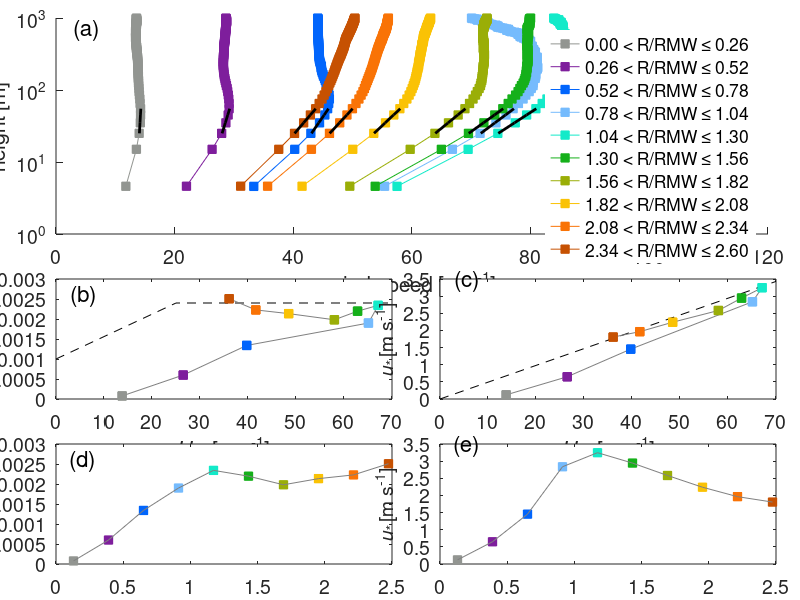

The MATLAB source for this figure:
close all
clear all
clc

%% Make figure 9 for the paper
load virtual_sondes_10m_bin_radius
meanufit = squeeze(meanufit);
meanzfit = squeeze(meanzfit);
RMWmed = 0.5.*(RMWmin+RMWmax);
radRMW = RMWmed./12;
meanufit(7,45) = 0.5*(meanufit(7,44) + meanufit(7,46));

% WS = sqrt(u.^2 + v.^2);
% [Z X] = meshgrid(z,x);
%
% [nr nz] = size(u);

cmap = jet(10);
hex = ['#929591';'#7e1e9c';'#0165fc';'#75bbfd';'#13eac9';'#15b01a';'#9aae07';'#fac205';'#f97306';'#c65102'];
cmap = sscanf(hex','#%2x%2x%2x',[3,size(hex,1)]).' / 255;


figure(1)
set(gcf,'position',[100 100 800 700])
hold all
cmapct = 1;
for ir = 1:10%length(RMWmin)
    subplot('position',[0.07 0.61 0.89 0.36])
    hold on
    plot(meanufit(ir,:),meanzfit(ir,:),'-s','color',[cmap(cmapct,1) cmap(cmapct,2) cmap(cmapct,3)],'markerfacecolor',[cmap(cmapct,1) cmap(cmapct,2) cmap(cmapct,3)])
    
    Ucoeffs = polyfit(log(meanzfit(ir,3:6)),meanufit(ir,3:6),1) % fit from 23 to 100 m
    uline = polyval(Ucoeffs,log(meanzfit(ir,3:6)));
    %     plot(uline,meanzfit(ir,3:6),'k')
    
    u10(cmapct) = Ucoeffs(1)*log(10) + Ucoeffs(2);
    ustar(cmapct) = Ucoeffs(1)*0.4;
    CD(cmapct) = ustar(cmapct).^2/u10(cmapct).^2;
    %     clear Ucoeffs ufit zfit R
    %     plot(uline,z(2:4),'k')
    set(gca,'yscale','log')
    set(gca,'fontsize',14)
    ylabel('height [m]')
    xlabel('wind speed [m s^{-1}]')
    xlim([0 120])
    
    u10(cmapct) = Ucoeffs(1)*log(10) + Ucoeffs(2);
    ustar(cmapct) = Ucoeffs(1)*0.4;
    CD(cmapct) = ustar(cmapct).^2/u10(cmapct).^2;
    clear Ucoeffs ufit zfit R
    
    subplot('position',[0.07 0.335 0.42 0.2])
    plot(u10(cmapct),CD(cmapct),'s','markerfacecolor',[cmap(cmapct,1) cmap(cmapct,2) cmap(cmapct,3)],'markeredgecolor',[cmap(cmapct,1) cmap(cmapct,2) cmap(cmapct,3)])
    hold on
    ylabel('\it{C_D}','fontsize',14)
    xlabel('{\it{U}}_{10} [m s^{-1}]')
    set(gca,'fontsize',14)
    
    subplot('position',[0.07 0.06 0.42 0.2])
    plot(radRMW(ir),CD(cmapct),'s','markerfacecolor',[cmap(cmapct,1) cmap(cmapct,2) cmap(cmapct,3)],'markeredgecolor',[cmap(cmapct,1) cmap(cmapct,2) cmap(cmapct,3)])
    hold on
    ylabel('\it{C_D}','fontsize',14)
    xlabel('R/RMW')
    set(gca,'fontsize',14)
    
    subplot('position',[0.55 0.335 0.42 0.2])
    plot(u10(cmapct),ustar(cmapct),'s','markerfacecolor',[cmap(cmapct,1) cmap(cmapct,2) cmap(cmapct,3)],'markeredgecolor',[cmap(cmapct,1) cmap(cmapct,2) cmap(cmapct,3)])
    hold on
    set(gca,'fontsize',14)
    ylabel('{\it{u_*}} [m s^{-1}]','fontsize',14)
    xlabel('{\it{U}}_{10} [m s^{-1}]')
    
    subplot('position',[0.55 0.06 0.42 0.2])
    plot(radRMW(ir),ustar(cmapct),'s','markerfacecolor',[cmap(cmapct,1) cmap(cmapct,2) cmap(cmapct,3)],'markeredgecolor',[cmap(cmapct,1) cmap(cmapct,2) cmap(cmapct,3)])
    hold on
    ylabel('{\it{u_*}} [m s^{-1}]','fontsize',14)
    xlabel('R/RMW')
    set(gca,'fontsize',14)
    
    radius{cmapct} = [num2str(RMWmin(ir)/12,'%.2f') ' < R/RMW \leq ' num2str(RMWmax(ir)/12,'%.2f')];
    
    cmapct = cmapct+1;
end

subplot('position',[0.07 0.61 0.89 0.36])
legend(radius,'box','off')

subplot('position',[0.07 0.61 0.89 0.36])
text(3,0.7e3,'(a)','fontsize',16)

subplot('position',[0.07 0.335 0.42 0.2])
text(3,2.6e-3,'(b)','fontsize',16)
ufix = [0 25 70];
cdfix = [1e-3 2.4e-3 2.4e-3];
ustfix = sqrt(cdfix.*ufix.*ufix)
plot(ufix,cdfix,'k--')
hold on
plot(u10,CD,'-','color',[0.5 0.5 0.5])

subplot('position',[0.07 0.06 0.42 0.2])
text(0.1,2.6e-3,'(d)','fontsize',16)
plot(radRMW(1:10),CD,'-','color',[0.5 0.5 0.5])


subplot('position',[0.55 0.335 0.42 0.2])
text(3,3.45,'(c)','fontsize',16)
plot(ufix,ustfix,'k--')
hold on
plot(u10,ustar,'-','color',[0.5 0.5 0.5])

subplot('position',[0.55 0.06 0.42 0.2])
text(0.1,3.45,'(e)','fontsize',16)
plot(radRMW(1:10),ustar,'-','color',[0.5 0.5 0.5])


hold all
cmapct = 1;
for ir = 1:10%0:find(x<30000,1,'last')
    subplot('position',[0.07 0.61 0.89 0.36])
    hold on
    Ucoeffs = polyfit(log(meanzfit(ir,3:6)),meanufit(ir,3:6),1) % fit from 23 to 100 m
    uline = polyval(Ucoeffs,log(meanzfit(ir,3:6)));
    plot(uline,meanzfit(ir,3:6),'k','linewidth',2,'HandleVisibility','off')
    
    u10(cmapct) = Ucoeffs(1)*log(10) + Ucoeffs(2);
    ustar(cmapct) = Ucoeffs(1)*0.4;
    CD(cmapct) = ustar(cmapct).^2/u10(cmapct).^2;
    clear Ucoeffs ufit zfit R
    
    subplot('position',[0.07 0.335 0.42 0.2])
    plot(u10(cmapct),CD(cmapct),'s','markerfacecolor',[cmap(cmapct,1) cmap(cmapct,2) cmap(cmapct,3)],'markeredgecolor',[cmap(cmapct,1) cmap(cmapct,2) cmap(cmapct,3)])
    hold on
    ylabel('\it{C_D}','fontsize',14)
    xlabel('{\it{U}}_{10} [m s^{-1}]')
    set(gca,'fontsize',14)
    
    subplot('position',[0.55 0.335 0.42 0.2])
    plot(u10(cmapct),ustar(cmapct),'s','markerfacecolor',[cmap(cmapct,1) cmap(cmapct,2) cmap(cmapct,3)],'markeredgecolor',[cmap(cmapct,1) cmap(cmapct,2) cmap(cmapct,3)])
    hold on
    set(gca,'fontsize',14)
    ylabel('{\it{u_*}} [m s^{-1}]','fontsize',14)
    xlabel('{\it{U}}_{10} [m s^{-1}]')
    
    cmapct = cmapct+1;
end

% save('fig10extra.mat','CD','radRMW','u10','ustar')